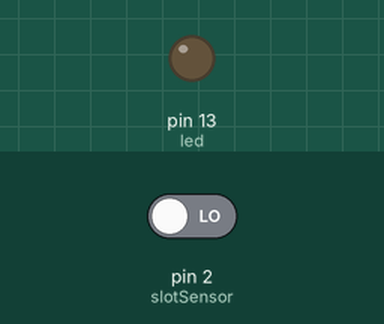
The sketch below on a simulated Arduino Uno, built with avr-gcc and run on an emulated ATmega328P. Shown: output pins drawn as LEDs (lit = HIGH). The inputs (shaded band) are chosen by the test bench; at power-on: pin 2 (slotSensor) LOW.

Above: at 1.2 s.
1.3 s: pin 2 (slotSensor) driven HIGH
At 2.4 s:
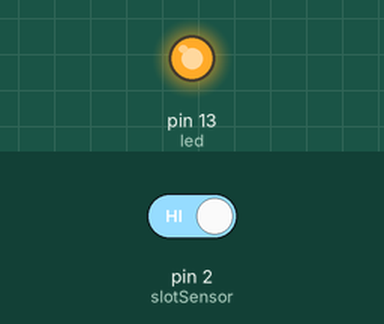
2.8 s: pin 2 (slotSensor) driven LOW
At 3.6 s:
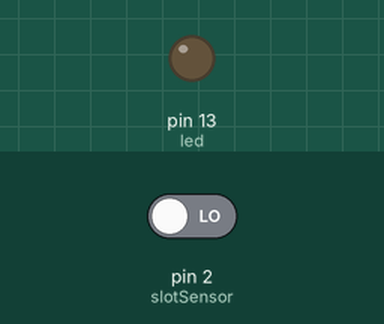
Timing chart, 0 to 5.8 s (numbered marks = the images above; inputs shaded):
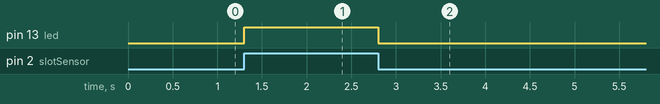

The sketch:

04SlotSensor.ino
```cpp
int slotSensor = 2; // Corrected variable name (no spaces allowed)
int led = 13;

void setup() {
  pinMode(slotSensor, INPUT);
  pinMode(led, OUTPUT); // Corrected the usage of pinMode for the LED pin
}

void loop() {
  int value = digitalRead(slotSensor);
  if (value == HIGH) { // HIGH is used instead of 1 for better readability
    digitalWrite(led, HIGH);
  } else {
    digitalWrite(led, LOW);
  }
}
```

Measured:
- after the input at 1.3 s, pin 13 (led): LOW → HIGH at once
- after the input at 2.8 s, pin 13 (led): HIGH → LOW at once
